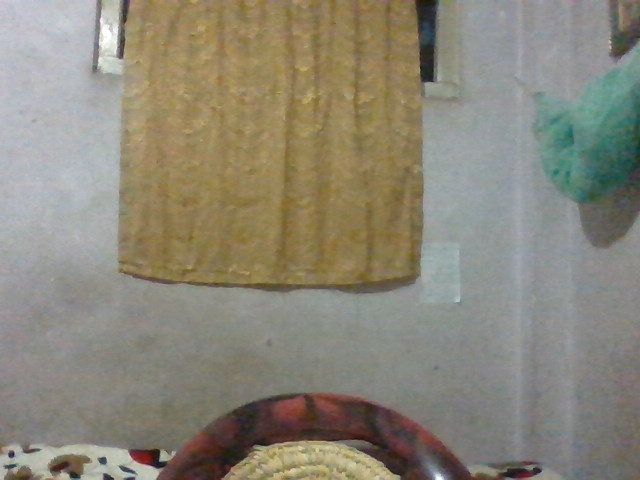
#> input picture Day 2 Project - Harry Potter Invisible Cloak/image.jpg, 640 x 480 px
$ python invisible_cloak.py
#> lines starting #> are read from the running program, lines starting #| are printed output that depends on the picture; after the words box and inside, x2 and y2 are one past the last pixel; in counts of white or black regions, pixels touching at a corner belong together
import cv2
import numpy as np

cap = cv2.VideoCapture(0)
back = cv2.imread('./image.jpg')
#> back is the input picture: shape (480, 640, 3); mean B, G, R 119.9, 134.5, 138.9

while cap.isOpened():
    # take each frame
    ret, frame = cap.read()
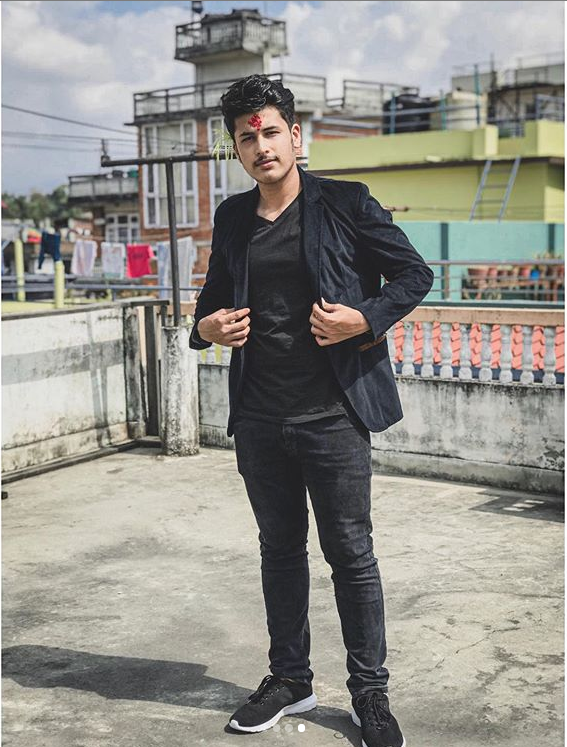
#> input picture ML Bootcamp Day 2/anish-ml-image.png, 567 x 747 px, given in place of the camera
#> frame is the input picture: shape (747, 567, 3); mean B, G, R 138.8, 145.2, 146.9

    if ret:
        # how do we convert rgb to hsv?
        hsv = cv2.cvtColor(frame, cv2.COLOR_BGR2HSV)
#> hsv: shape (747, 567, 3); mean H, S, V 59.5, 28.3, 151.1
        # cv2.imshow("hsv", hsv)
        # how to get the hsv value?
        # lower:hue -10, 100, 100, higher: h+10, 255, 255
        red = np.uint8([[[0, 0, 255]]])  # brg value of red
        hsv_red = cv2.cvtColor(red, cv2.COLOR_BGR2HSV)
        # get hsv value of red from brg
        #print(hsv_red)

        #threshold the hsv value to get only red colors
        l_red = np.array([0, 100, 100])
        u_red = np.array([10, 255, 255])

        mask = cv2.inRange(hsv, l_red, u_red)
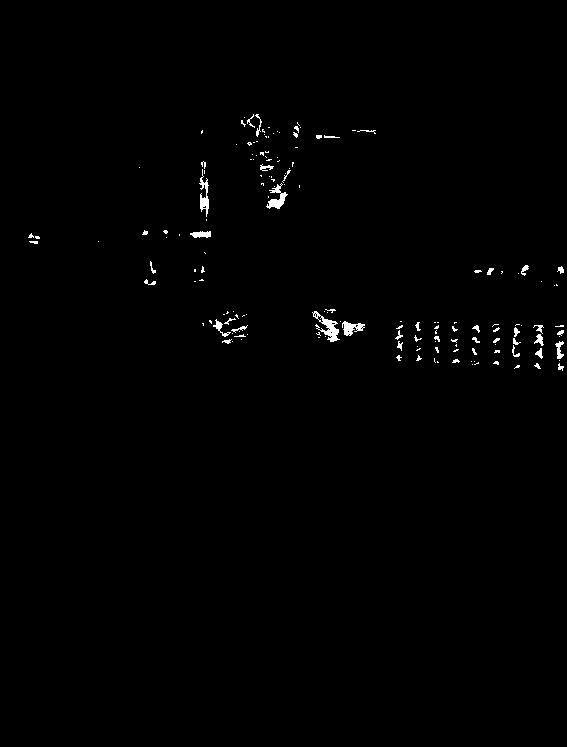
#> mask: shape (747, 567); 0.69% white; 162 white regions (120 under 20 px), largest, box (x1, y1, x2, y2) and area: (312, 311, 340, 342) 304, (266, 183, 288, 209) 228, (199, 169, 209, 217) 206
        #cv2.imshow("mask", mask)

        #all things red
#> (the run stopped early here; a loop or call above may not have finished)
